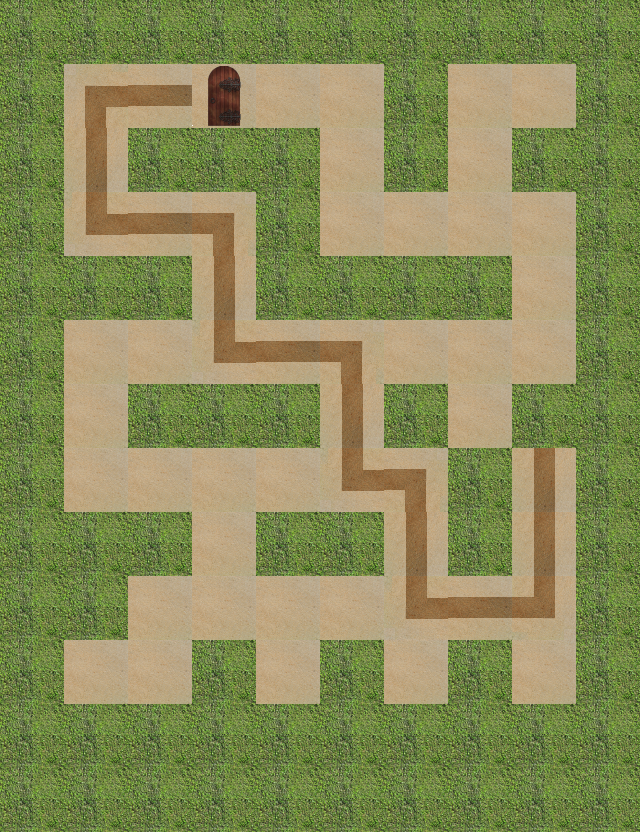

Below is a game level as drawn by its tile map, then a one-line description and the .tmx that defines it (tile-layer data replaced by summaries):
An orthogonal 10x13 tile map with 64x64 px tiles, 4 tile layers (path, wall, hint, end), 1 hidden layer not drawn.

<map version="1.0" orientation="orthogonal" renderorder="right-down" width="10" height="13" tilewidth="64" tileheight="64">
 <properties>
  <property name="bestTimePossible" value="6.045" />
  <property name="viewSize" value="5" />
 </properties>
 <tileset firstgid="1" name="sandbush" tilewidth="64" tileheight="64">
  <image source="sandbush.png" width="256" height="192" />
 </tileset>
 <layer name="path" width="10" height="13">
  <data>[130 cells, 52 non-empty, 1 distinct tile ids]</data>
 </layer>
 <layer name="wall" width="10" height="13">
  <data>[130 cells, 78 non-empty, 1 distinct tile ids]</data>
 </layer>
 <layer name="hint" width="10" height="13">
  <data>[130 cells, 19 non-empty, 6 distinct tile ids]</data>
 </layer>
 <layer name="start" width="10" height="13" visible="0">
  <data>[130 cells, 1 non-empty, 1 distinct tile ids]</data>
 </layer>
 <layer name="end" width="10" height="13">
  <data>[130 cells, 1 non-empty, 1 distinct tile ids]</data>
 </layer>
</map>
